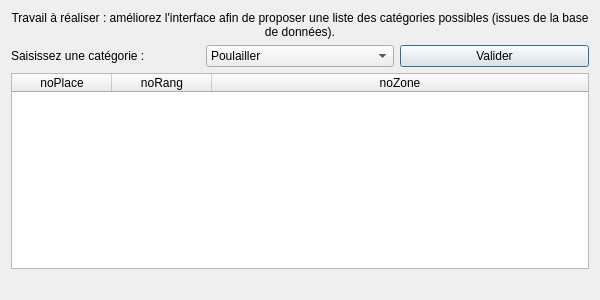
<?xml version="1.0" encoding="UTF-8"?>
<ui version="4.0">
 <class>fct_comp_2</class>
 <widget class="QDialog" name="fct_comp_2">
  <property name="geometry">
   <rect>
    <x>0</x>
    <y>0</y>
    <width>600</width>
    <height>300</height>
   </rect>
  </property>
  <property name="windowTitle">
   <string>Liste des places d'une catégorie (version 2)</string>
  </property>
  <layout class="QVBoxLayout" name="verticalLayout">
   <item>
    <widget class="QLabel" name="label">
     <property name="text">
      <string>Travail à réaliser : améliorez l'interface afin de proposer une liste des catégories possibles (issues de la base de données).</string>
     </property>
     <property name="alignment">
      <set>Qt::AlignCenter</set>
     </property>
     <property name="wordWrap">
      <bool>true</bool>
     </property>
    </widget>
   </item>
   <item>
    <layout class="QHBoxLayout" name="horizontalLayout">
     <item>
      <widget class="QLabel" name="label_2">
       <property name="text">
        <string>Saisissez une catégorie :</string>
       </property>
      </widget>
     </item>
     <item>
      <widget class="QComboBox" name="comboBox">
       <item>
        <property name="text">
         <string>Poulailler</string>
        </property>
       </item>
       <item>
        <property name="text">
         <string>Orchestre</string>
        </property>
       </item>
       <item>
        <property name="text">
         <string>Balcon</string>
        </property>
       </item>
      </widget>
     </item>
     <item>
      <widget class="QPushButton" name="pushButton">
       <property name="text">
        <string>Valider</string>
       </property>
      </widget>
     </item>
    </layout>
   </item>
   <item>
    <widget class="QTableWidget" name="table_fct_comp_2">
     <attribute name="horizontalHeaderMinimumSectionSize">
      <number>50</number>
     </attribute>
     <attribute name="horizontalHeaderStretchLastSection">
      <bool>true</bool>
     </attribute>
     <attribute name="verticalHeaderVisible">
      <bool>false</bool>
     </attribute>
     <column>
      <property name="text">
       <string>noPlace</string>
      </property>
     </column>
     <column>
      <property name="text">
       <string>noRang</string>
      </property>
     </column>
     <column>
      <property name="text">
       <string>noZone</string>
      </property>
     </column>
    </widget>
   </item>
   <item>
    <widget class="QLabel" name="label_fct_comp_2">
     <property name="text">
      <string/>
     </property>
     <property name="alignment">
      <set>Qt::AlignCenter</set>
     </property>
    </widget>
   </item>
  </layout>
 </widget>
 <resources/>
 <connections>
  <connection>
   <sender>pushButton</sender>
   <signal>clicked()</signal>
   <receiver>fct_comp_2</receiver>
   <slot>refreshResult()</slot>
   <hints>
    <hint type="sourcelabel">
     <x>589</x>
     <y>71</y>
    </hint>
    <hint type="destinationlabel">
     <x>444</x>
     <y>81</y>
    </hint>
   </hints>
  </connection>
 </connections>
 <slots>
  <slot>refreshResult()</slot>
 </slots>
</ui>
